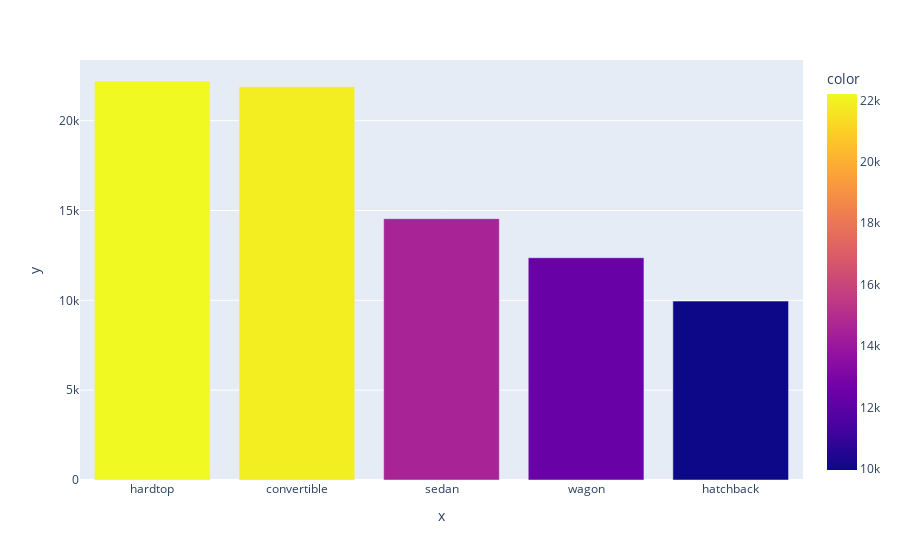

Notebook cell for this chart:
### Code cell
grouping = dx.groupby('body-style')[['price']].mean().sort_values(by = 'price', ascending = False)
display(grouping.head())

px.bar(x = grouping.index, y = grouping.price, color= grouping.price)

### Figure 1 — Plotly figure (JSON) as saved in the notebook; plotly's stock layout.template omitted (floating-point values rounded to 4 significant figures)
{"data": [{"alignmentgroup": "True", "hovertemplate": "x=%{x}<br>y=%{y}<br>color=%{marker.color}<extra></extra>", "legendgroup": "", "marker": {"color": [22210.0, 21890.0, 14550.0, 12370.0, 9957.0], "coloraxis": "coloraxis", "pattern": {"shape": ""}}, "name": "", "offsetgroup": "", "orientation": "v", "showlegend": false, "textposition": "auto", "type": "bar", "x": ["hardtop", "convertible", "sedan", "wagon", "hatchback"], "xaxis": "x", "y": [22210.0, 21890.0, 14550.0, 12370.0, 9957.0], "yaxis": "y"}], "layout": {"barmode": "relative", "coloraxis": {"colorbar": {"title": {"text": "color"}}, "colorscale": [[0, "#0d0887"], [0.1111, "#46039f"], [0.2222, "#7201a8"], [0.3333, "#9c179e"], [0.4444, "#bd3786"], [0.5556, "#d8576b"], [0.6667, "#ed7953"], [0.7778, "#fb9f3a"], [0.8889, "#fdca26"], [1, "#f0f921"]]}, "legend": {"tracegroupgap": 0}, "margin": {"t": 60}, "xaxis": {"anchor": "y", "domain": [0, 1], "title": {"text": "x"}}, "yaxis": {"anchor": "x", "domain": [0, 1], "title": {"text": "y"}}}}
